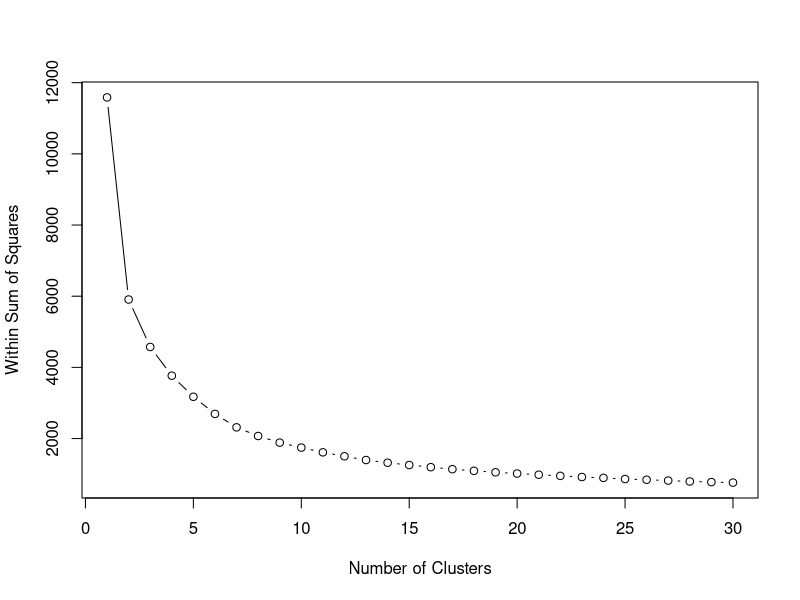
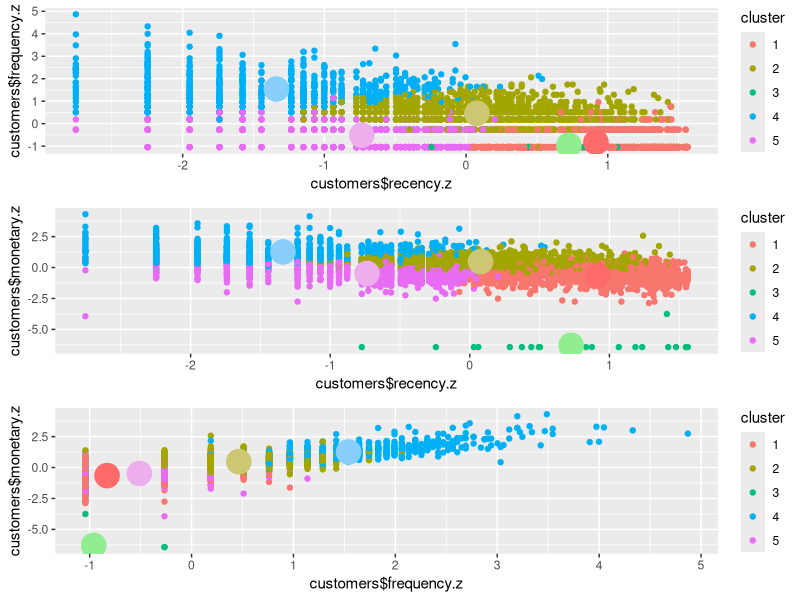

Generate these figures, in order, with R:
#######################################################
###                 Clustering                #########
#######################################################



# Define a project called "Clustering" and store it in a file called "Modelling Techniques"

# Download and store the dataset "customers" and the script into the file "Modelling Techniques"


# Import the dataset

customers <- read.csv("customers.csv")


# Useful packages are installed

 install.packages('plyr')
 install.packages('ggplot2')
 install.packages('cluster')
 install.packages('lattice')
 install.packages('graphics')
 install.packages('grid')
 install.packages('gridExtra')

# Useful packages are loaded

library (plyr)
library(ggplot2)
library(cluster)
library(lattice)
library(graphics)
library(grid)
library(gridExtra)


#  The dataset is transformed into a matrix

customers2<-as.matrix(customers[, c("X", "CustomerID", "recency", "frequency", "monetary", "recency.log", "frequency.log", "monetary.log",  "recency.z", "frequency.z", "monetary.z")])



#  We keep into the analysis only z-scores

customers2 <- customers2[,9:11]


#  An overview of the dataset

customers2[1:10, ]


# To determine an appropriate value for k, the k-means algorithm is used to identify clusters for k = 1, 2, .. . , 30

wss <- numeric(30)
for(k in 1:30){
  wss[k]<-sum(kmeans(customers2, centers=k, nstart = 25, iter.max = 50)$withinss)
}


#  The option *nstart=25* specifies that the k-means algorithm will be repeated 25 times, each starting with k random initial centroids.

#  The Within Sum of Squares metric (wss) is plotted against the respective number of centroids

plot(1:30, wss, type="b", xlab="Number of Clusters" , ylab="Within Sum of Squares" )


#   The WSS is greatly reduced when k increases from one to two. Another substantial reduction in WSS occurs at k=5. However, the improvement in WSS is fairly linear for k>5. Therefore, the k-means analysis will be conducted for k = 5.

km<-kmeans(customers2,5,nstart=25)
km

#   The displayed contents of the variable km include the following:
  
#   The location of the cluster means
#   A clustering vector that defines the membership of each customer to a corresponding cluster 1,2,3,4 and 5
#   The WSS of each cluster
#   A list of all the available k-means components

#   The ggplot2 package is used to visualize the identified customer clusters and centroids

df=as.data.frame(customers2)
df$cluster=factor(km$cluster)
centers=as.data.frame(km$centers)

g1=ggplot(data=df, aes(x=customers$recency.z, y=customers$frequency.z, color=cluster)) + geom_point()+
  geom_point(data=centers, aes(x=centers$recency.z, y=centers$frequency.z), color=c("indianred1", "khaki3", "lightgreen", "lightskyblue", "plum2"), size=8, show.legend=FALSE)

g2=ggplot(data=df, aes(x=customers$recency.z, y=customers$monetary.z, color=cluster)) + geom_point()+
  geom_point(data=centers, aes(x=centers$recency.z, y=centers$monetary.z), color=c("indianred1", "khaki3", "lightgreen", "lightskyblue", "plum2"), size=8, show.legend=FALSE)

g3=ggplot(data=df, aes(x=customers$frequency.z, y=customers$monetary.z, color=cluster)) + geom_point()+
  geom_point(data=centers, aes(x=centers$frequency.z, y=centers$monetary.z), color=c("indianred1", "khaki3", "lightgreen", "lightskyblue", "plum2"), size=8, show.legend=FALSE)


grid.arrange(g1,g2,g3)


#   The large circles represent the location of the cluster means

#   The small dots represent the customers corresponding to the appropriate cluster by assigned color

#   Characterize each cluster
